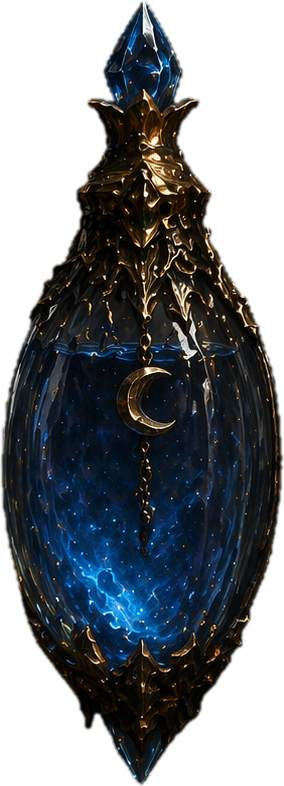
#> input picture assets/inventory/fiole_bleu.png, 284 x 786 px; its folder holds 6 pictures in this run
$ python generate_inventory_variants.py
#> lines starting #> are read from the running program, lines starting #| are printed output that depends on the picture
from __future__ import annotations

from pathlib import Path
from PIL import Image, ImageChops, ImageDraw, ImageEnhance, ImageFilter


ROOT = Path(__file__).resolve().parent.parent
ASSETS = ROOT / "assets" / "inventory"


def load_rgba(name: str) -> Image.Image:
    return Image.open(ASSETS / name).convert("RGBA")


def save_rgba(image: Image.Image, name: str) -> Path:
    output = ASSETS / name
    image.save(output)
    return output


def dominant_blue_mask(image: Image.Image) -> Image.Image:
    width, height = image.size
    pixels = image.load()
    mask = Image.new("L", image.size, 0)
    mask_pixels = mask.load()

    for y in range(height):
        for x in range(width):
            r, g, b, a = pixels[x, y]
            if a < 10:
                continue
            if b > r + 12 and b > g + 8 and y > int(height * 0.03):
                strength = min(255, int((b - max(r, g)) * 3.2))
                mask_pixels[x, y] = strength

    return mask.filter(ImageFilter.GaussianBlur(2))


def tint_region(
    image: Image.Image,
    mask: Image.Image,
    color: tuple[int, int, int],
    glow_color: tuple[int, int, int],
    blend: float = 0.75,
) -> Image.Image:
    base = image.copy()
    alpha = base.getchannel("A")
    overlay = Image.new("RGBA", base.size, (*color, 255))
    mixed = Image.blend(base, overlay, blend)
    base = Image.composite(mixed, base, mask)

    glow = Image.new("RGBA", base.size, (*glow_color, 0))
    glow_alpha = mask.filter(ImageFilter.GaussianBlur(12))
    glow.putalpha(glow_alpha)
    base = Image.alpha_composite(glow, base)
    base.putalpha(alpha)
    return base


def add_symbol(
    image: Image.Image,
    points: list[tuple[float, float]],
    color: tuple[int, int, int, int],
    width: int,
    blur: int = 8,
) -> Image.Image:
    canvas = Image.new("RGBA", image.size, (0, 0, 0, 0))
    draw = ImageDraw.Draw(canvas)
    draw.line(points, fill=color, width=width, joint="curve")
    glow = canvas.filter(ImageFilter.GaussianBlur(blur))
    result = Image.alpha_composite(Image.alpha_composite(image, glow), canvas)
    result.putalpha(image.getchannel("A"))
    return result


def build_potion(base_name: str, output_name: str, liquid: tuple[int, int, int], glow: tuple[int, int, int], symbol: str) -> Path:
    image = load_rgba(base_name)
    alpha = image.getchannel("A")
    mask = dominant_blue_mask(image)
    image = tint_region(image, mask, liquid, glow, blend=0.86)

    width, height = image.size
    cx = width // 2
    cy = int(height * 0.56)

    if symbol == "cross":
        image = add_symbol(
            image,
            [(cx, cy - 72), (cx, cy + 72)],
            (255, 220, 180, 210),
            5,
        )
        image = add_symbol(
            image,
            [(cx - 36, cy), (cx + 36, cy)],
            (255, 220, 180, 210),
            5,
        )
    elif symbol == "star":
        image = add_symbol(
            image,
            [(cx, cy - 64), (cx + 18, cy - 10), (cx + 72, cy - 10), (cx + 28, cy + 20), (cx + 42, cy + 72),
             (cx, cy + 38), (cx - 42, cy + 72), (cx - 28, cy + 20), (cx - 72, cy - 10), (cx - 18, cy - 10), (cx, cy - 64)],
            (255, 230, 190, 210),
            4,
        )
    elif symbol == "sun":
        rays = Image.new("RGBA", image.size, (0, 0, 0, 0))
        draw = ImageDraw.Draw(rays)
        draw.ellipse((cx - 28, cy - 28, cx + 28, cy + 28), outline=(255, 225, 160, 230), width=5)
        for dx, dy in ((0, -52), (0, 52), (-52, 0), (52, 0), (-36, -36), (36, -36), (-36, 36), (36, 36)):
            draw.line((cx, cy, cx + dx, cy + dy), fill=(255, 225, 160, 220), width=4)
        image = Image.alpha_composite(image, rays.filter(ImageFilter.GaussianBlur(6)))
        image = Image.alpha_composite(image, rays)

    image = ImageEnhance.Contrast(image).enhance(1.08)
    image = ImageEnhance.Color(image).enhance(1.1)
    image.putalpha(alpha)
    return save_rgba(image, output_name)


def add_book_sigil(image: Image.Image, palette: tuple[int, int, int], mode: str) -> Image.Image:
    width, height = image.size
    cx = int(width * 0.56)
    cy = int(height * 0.48)
    layer = Image.new("RGBA", image.size, (0, 0, 0, 0))
    draw = ImageDraw.Draw(layer)
    color = (*palette, 230)

    if mode == "ice":
        draw.line((cx, cy - 70, cx, cy + 70), fill=color, width=4)
        draw.line((cx - 58, cy, cx + 58, cy), fill=color, width=4)
        draw.line((cx - 44, cy - 44, cx + 44, cy + 44), fill=color, width=3)
        draw.line((cx - 44, cy + 44, cx + 44, cy - 44), fill=color, width=3)
        draw.ellipse((cx - 26, cy - 26, cx + 26, cy + 26), outline=color, width=3)
    else:
        draw.ellipse((cx - 54, cy - 36, cx + 54, cy + 36), outline=color, width=4)
        draw.ellipse((cx - 18, cy - 18, cx + 18, cy + 18), fill=(*palette, 180))
        draw.line((cx - 72, cy, cx + 72, cy), fill=color, width=3)
        draw.line((cx, cy - 52, cx, cy + 52), fill=color, width=3)
        draw.arc((cx - 74, cy - 58, cx + 74, cy + 58), 205, 335, fill=color, width=3)

    glow = layer.filter(ImageFilter.GaussianBlur(10))
    return Image.alpha_composite(Image.alpha_composite(image, glow), layer)


def build_book(base_name: str, output_name: str, tone: tuple[int, int, int], sigil: tuple[int, int, int], mode: str) -> Path:
    image = load_rgba(base_name)
    alpha = image.getchannel("A")

    toned = Image.new("RGBA", image.size, (*tone, 255))
    image = Image.blend(image, toned, 0.28 if mode == "ice" else 0.32)
    image.putalpha(alpha)

    border = ImageChops.difference(alpha.filter(ImageFilter.GaussianBlur(2)), alpha.filter(ImageFilter.GaussianBlur(10)))
    edge_glow = Image.new("RGBA", image.size, (*sigil, 0))
    edge_glow.putalpha(border)
    image = Image.alpha_composite(edge_glow, image)

    image = add_book_sigil(image, sigil, mode)
    image = ImageEnhance.Contrast(image).enhance(1.12)
    image = ImageEnhance.Sharpness(image).enhance(1.1)
    image.putalpha(alpha)
    return save_rgba(image, output_name)


def main() -> None:
    outputs = [
        build_potion("fiole_bleu.png", "potion_rouge.png", (185, 28, 34), (255, 70, 50), "cross"),
        build_potion("fiole_bleu.png", "fiole_violette.png", (102, 56, 190), (158, 108, 255), "star"),
        build_potion("fiole_bleu.png", "fiole_doree.png", (210, 144, 34), (255, 190, 70), "sun"),
        build_book("livre.png", "livre_glace.png", (78, 118, 146), (120, 220, 255), "ice"),
        build_book("livre.png", "livre_maudit.png", (76, 44, 92), (200, 90, 255), "occult"),
    ]
#> in load_rgba, returned value is the input picture: PIL image 284x786 RGBA; mean R, G, B, A 17.1, 21.5, 25.6, 150.5
#> in dominant_blue_mask, `mask = Image.new("L", image.size, 0)`: mask: PIL image 284x786 L; every value is 0
#> in add_symbol, `canvas = Image.new("RGBA", image.size, (0, 0, 0, 0))`: canvas: PIL image 284x786 RGBA; every value is 0
#> call 3 of tint_region, with color = (210, 144, 34), glow_color = (255, 190, 70), blend = 0.86
#> in tint_region (call 3), `mixed = Image.blend(base, overlay, blend)`:
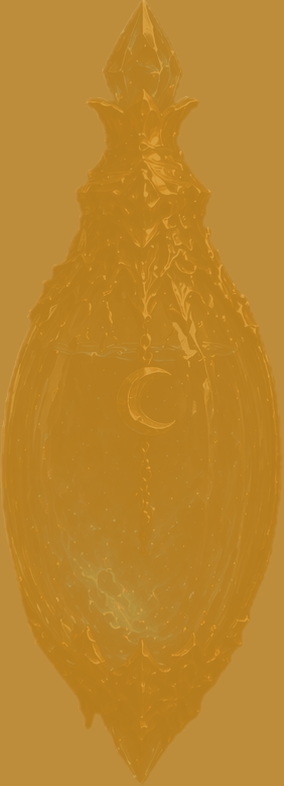
#> mixed: PIL image 284x786 RGBA; mean R, G, B, A 182.5, 126.2, 32.4, 240.2; transparent parts drawn white
#> in tint_region (call 3), `glow.putalpha(glow_alpha)`:
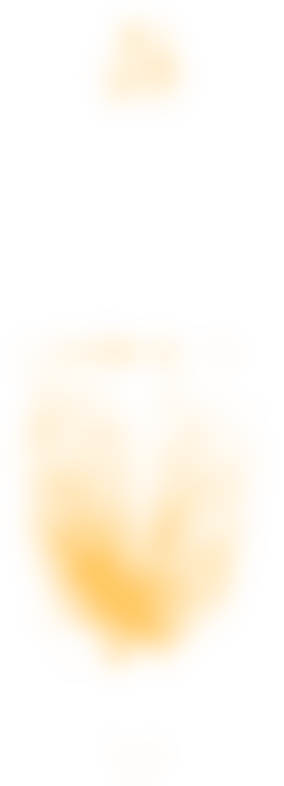
#> glow: PIL image 284x786 RGBA; mean R, G, B, A 255, 190, 70, 20; transparent parts drawn white
#> call 4 of load_rgba, with name = 'livre.png'
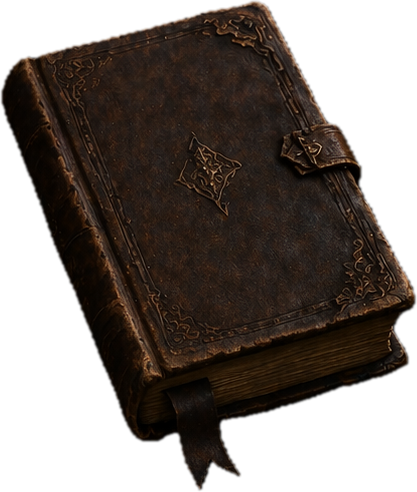
#> input picture assets/inventory/livre.png, 417 x 492 px
#> in load_rgba, returned value is the input picture: PIL image 417x492 RGBA; mean R, G, B, A 24.2, 16.8, 12, 150.8
#> in build_book, `alpha = image.getchannel("A")`:
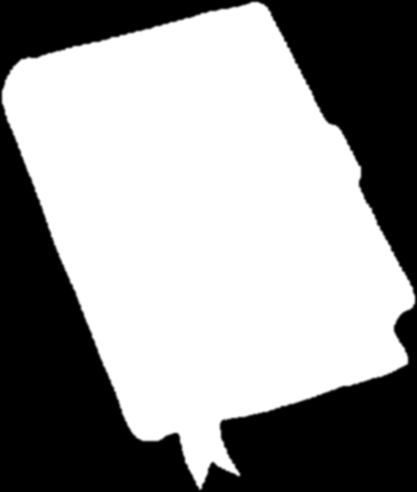
#> alpha: PIL image 417x492 L; min 0, max 255, mean 150.8
#> in build_book, `toned = Image.new("RGBA", image.size, (*tone, 255))`:
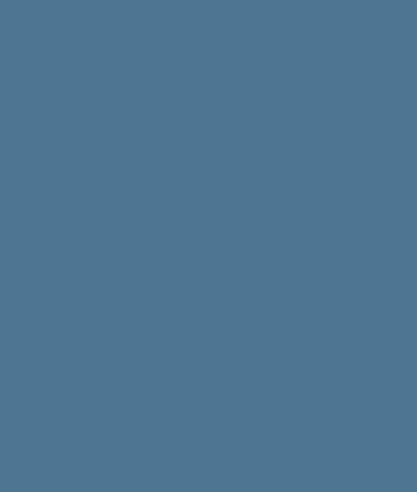
#> toned: PIL image 417x492 RGBA; mean R, G, B, A 78, 118, 146, 255
#> in build_book, `image.putalpha(alpha)`:
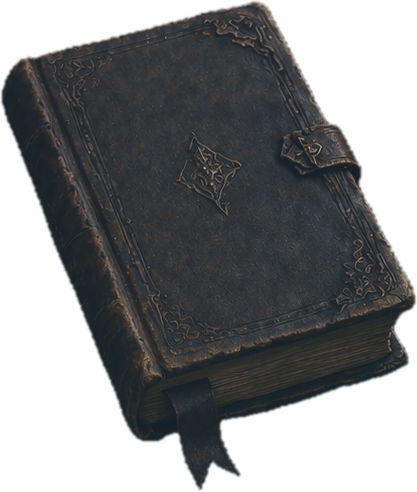
#> image: PIL image 417x492 RGBA; mean R, G, B, A 38.7, 44.8, 48.9, 150.8; transparent parts drawn white
#> in build_book, `border = ImageChops.difference(alpha.filter(ImageFilter.GaussianBlur(2..`:
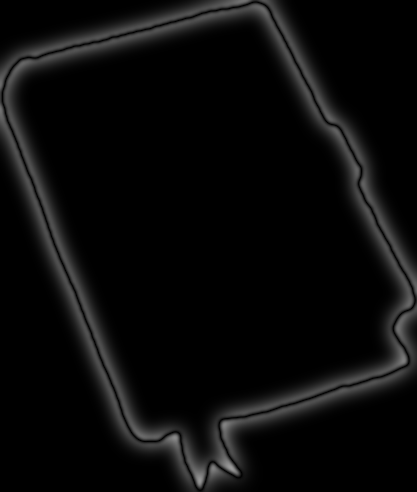
#> border: PIL image 417x492 L; min 0, max 156, mean 11
#> in add_book_sigil, `color = (*palette, 230)`: color = (120, 220, 255, 230)

    for output in outputs:
        print(output.relative_to(ROOT))
#> this loop made 5 passes
#| assets/inventory/potion_rouge.png
#| assets/inventory/fiole_violette.png
#| assets/inventory/fiole_doree.png
#| assets/inventory/livre_glace.png
#| assets/inventory/livre_maudit.png


if __name__ == "__main__":
    main()
